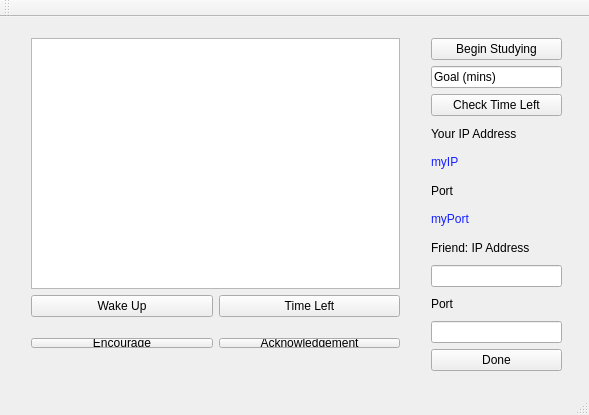
<?xml version="1.0" encoding="UTF-8"?>
<ui version="4.0">
 <class>MainWindow</class>
 <widget class="QMainWindow" name="MainWindow">
  <property name="geometry">
   <rect>
    <x>0</x>
    <y>0</y>
    <width>589</width>
    <height>415</height>
   </rect>
  </property>
  <property name="windowTitle">
   <string>MainWindow</string>
  </property>
  <widget class="QWidget" name="centralWidget">
   <widget class="QWidget" name="layoutWidget">
    <property name="geometry">
     <rect>
      <x>20</x>
      <y>10</y>
      <width>391</width>
      <height>301</height>
     </rect>
    </property>
    <layout class="QVBoxLayout" name="verticalLayout">
     <item>
      <widget class="QTextBrowser" name="textBrowser"/>
     </item>
     <item>
      <layout class="QHBoxLayout" name="horizontalLayout">
       <item>
        <widget class="QPushButton" name="wakeUp">
         <property name="text">
          <string>Wake Up</string>
         </property>
        </widget>
       </item>
       <item>
        <widget class="QPushButton" name="checkIn">
         <property name="text">
          <string>Time Left</string>
         </property>
        </widget>
       </item>
      </layout>
     </item>
    </layout>
   </widget>
   <widget class="QWidget" name="layoutWidget">
    <property name="geometry">
     <rect>
      <x>20</x>
      <y>310</y>
      <width>391</width>
      <height>32</height>
     </rect>
    </property>
    <layout class="QHBoxLayout" name="horizontalLayout_2">
     <item>
      <widget class="QPushButton" name="Encourage">
       <property name="text">
        <string>Encourage</string>
       </property>
      </widget>
     </item>
     <item>
      <widget class="QPushButton" name="ack_button">
       <property name="text">
        <string>Acknowledgement</string>
       </property>
      </widget>
     </item>
    </layout>
   </widget>
   <widget class="QWidget" name="layoutWidget">
    <property name="geometry">
     <rect>
      <x>420</x>
      <y>10</y>
      <width>153</width>
      <height>355</height>
     </rect>
    </property>
    <layout class="QVBoxLayout" name="verticalLayout_6">
     <item>
      <layout class="QVBoxLayout" name="verticalLayout_5">
       <item>
        <widget class="QPushButton" name="start">
         <property name="text">
          <string>Begin Studying</string>
         </property>
        </widget>
       </item>
       <item>
        <widget class="QLineEdit" name="goalEdit">
         <property name="text">
          <string>Goal (mins)</string>
         </property>
        </widget>
       </item>
       <item>
        <widget class="QPushButton" name="checkTime">
         <property name="text">
          <string>Check Time Left</string>
         </property>
        </widget>
       </item>
       <item>
        <layout class="QVBoxLayout" name="verticalLayout_4">
         <item>
          <layout class="QVBoxLayout" name="verticalLayout_2">
           <item>
            <widget class="QLabel" name="label">
             <property name="text">
              <string>Your IP Address</string>
             </property>
            </widget>
           </item>
           <item>
            <widget class="QLabel" name="myIP">
             <property name="styleSheet">
              <string notr="true">color: rgb(21, 32, 255);
</string>
             </property>
             <property name="text">
              <string>myIP</string>
             </property>
            </widget>
           </item>
           <item>
            <widget class="QLabel" name="label_2">
             <property name="text">
              <string>Port</string>
             </property>
            </widget>
           </item>
           <item>
            <widget class="QLabel" name="myPort">
             <property name="styleSheet">
              <string notr="true">color: rgb(21, 32, 255);</string>
             </property>
             <property name="text">
              <string>myPort</string>
             </property>
            </widget>
           </item>
          </layout>
         </item>
         <item>
          <layout class="QVBoxLayout" name="verticalLayout_3">
           <item>
            <widget class="QLabel" name="label_3">
             <property name="text">
              <string>Friend: IP Address</string>
             </property>
            </widget>
           </item>
           <item>
            <widget class="QLineEdit" name="friend_IP"/>
           </item>
           <item>
            <widget class="QLabel" name="label_4">
             <property name="text">
              <string>Port</string>
             </property>
            </widget>
           </item>
           <item>
            <widget class="QLineEdit" name="friend_Port"/>
           </item>
          </layout>
         </item>
        </layout>
       </item>
      </layout>
     </item>
     <item>
      <widget class="QPushButton" name="done_button">
       <property name="text">
        <string>Done</string>
       </property>
      </widget>
     </item>
    </layout>
   </widget>
  </widget>
  <widget class="QMenuBar" name="menuBar">
   <property name="geometry">
    <rect>
     <x>0</x>
     <y>0</y>
     <width>589</width>
     <height>22</height>
    </rect>
   </property>
  </widget>
  <widget class="QToolBar" name="mainToolBar">
   <attribute name="toolBarArea">
    <enum>TopToolBarArea</enum>
   </attribute>
   <attribute name="toolBarBreak">
    <bool>false</bool>
   </attribute>
  </widget>
  <widget class="QStatusBar" name="statusBar"/>
 </widget>
 <layoutdefault spacing="6" margin="11"/>
 <resources/>
 <connections/>
</ui>
